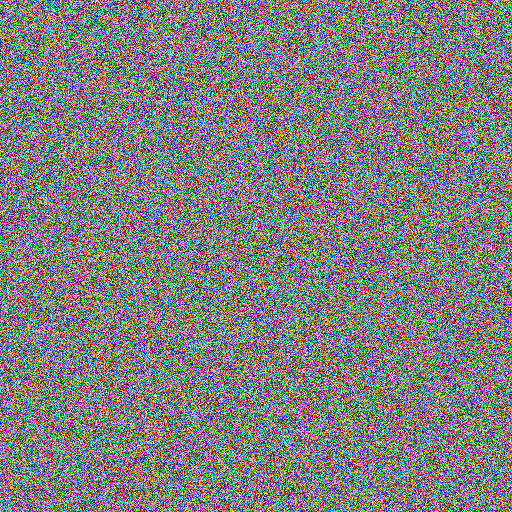
#> input picture Output/EMR/EMR_EI.ppm, 512 x 512 px
$ python data_hider.py
#> lines starting #> are read from the running program, lines starting #| are printed output that depends on the picture
### util.py
from subprocess import call
from PIL import Image  # Import Image from Pillow mudule
import numpy as np  # Import Numpy
import pickle  # Store the key1
import os  # Generate cryptographically secure RNG: os.urandom()
import sys  # Import sys
from operator import xor


def sepearte_RGB_channels(image):
    red, green, blue = Image.open(image).convert('RGB').split()
    r = np.array(red)
    g = np.array(green)
    b = np.array(blue)

    return r, g, b


# [55 lines left out: functions user_input, load_key1, image_encryption, embed_optimal_MSB, not called in this run]


def extract_optimal_MSB(bit_plane, pixels):
    pixels = pixels.flatten()
    if bit_plane == 'lsb_plane':
        msb = int(''.join([str(pixels[-1 - i] & 1) for i in range(3)]), 2)
    else:
        msb = int(''.join([str((pixels[-1 - i] & 0x80) % 127) for i in range(4)]), 2)

    return msb


# [64 lines left out: functions embed_map, map_compression, embed_size_info, not called in this run]


def map_extraction(bit_plane, pixels, genre, channel, name):
    pixels = pixels.flatten()
    size = ''  # Get size info
    bits = ''  # Get bits info
    if bit_plane == 'lsb_plane':
        """Extract map from the least siginificant bits"""

        # Get all the least siginificant bits and the hidden size information
        for i in range(len(pixels)):
            bits += str(pixels[i] & 1)
            if (len(pixels) - 22 < i) and (len(pixels) - 3 > i):
                size += str(pixels[i] & 1)

        map_size = int(size, 2)  # Get the map size

        # Write into the '*.jbg' file
        byte = int(bits[:map_size], 2).to_bytes((map_size + 7) // 8, byteorder=sys.byteorder)

    else:
        """Extract map from the most siginificant bits"""
        size = "".join([str((pixels[-i] & 0x80) % 127) for i in range(5, 41)])

        # Get the map size
        location_map_size = int(size[:18][::-1], 2)
        msb_map_size = int(size[18:][::-1], 2)

        bits = ''.join([str((pixels[i] & 0x80) % 127) for i in range(len(pixels))])

        if name == 'location':
            byte = int(bits[:location_map_size], 2).to_bytes((location_map_size + 7) // 8, byteorder=sys.byteorder)
        else:
            byte = int(bits[location_map_size:][:msb_map_size], 2).to_bytes((msb_map_size + 7) // 8,
                                                                            byteorder=sys.byteorder)

    # Write the JBG file for decompressing
    with open(f'../../Output/TEMP/{genre}_write_in_{channel}_{name}_map.jbg', 'wb') as f:
        f.write(byte)

    call(['../.././jbgtopbm', f'../../Output/TEMP/{genre}_write_in_{channel}_{name}_map.jbg',
          f'../../Output/TEMP/{genre}_generate_{channel}_{name}_map.pbm'])

    img = Image.open(f'../../Output/TEMP/{genre}_generate_{channel}_{name}_map.pbm')
    # Decompress the map
    extracted_map = np.invert(np.array(img)).astype('uint8')

    # return the extracted map
    return extracted_map

### Lossy/EMR-RDHEI/data_hider.py
from PIL import Image  # Import Image from Pillow mudule
import numpy as np  # Import Numpy
import random  # Import random module to generate random numbers
import sys

sys.path.append('../../')
import util


class Hiding_data:
    def __init__(self, image):
        self.extract_info(image)
        self.data_hider()

    def extract_info(self, image):
        # Seperate the original image channels
        self.r, self.g, self.b = util.sepearte_RGB_channels(image)
#> in sepearte_RGB_channels, `red, green, blue = Image.open(image).convert('RGB').split()`:
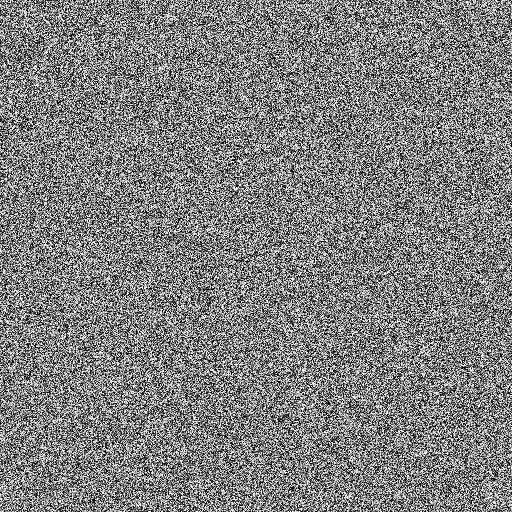
#> red: PIL image 512x512 L; min 0, max 255, mean 127.6
#> in sepearte_RGB_channels, `red, green, blue = Image.open(image).convert('RGB').split()`:
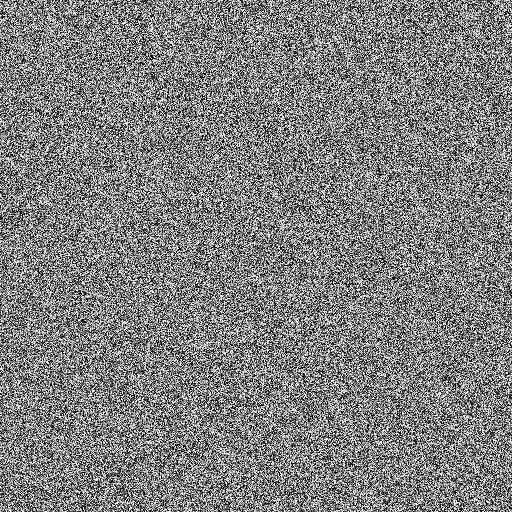
#> green: PIL image 512x512 L; min 0, max 255, mean 127.5
#> in sepearte_RGB_channels, `red, green, blue = Image.open(image).convert('RGB').split()`:
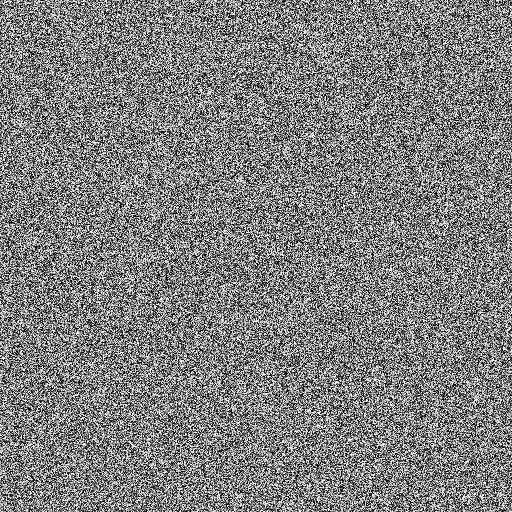
#> blue: PIL image 512x512 L; min 0, max 255, mean 127.1

        self.r_msb = util.extract_optimal_MSB('lsb_plane', self.r)
        self.g_msb = util.extract_optimal_MSB('lsb_plane', self.g)
        self.b_msb = util.extract_optimal_MSB('lsb_plane', self.b)

        self.r_location_map = util.map_extraction('lsb_plane', self.r, 'loss', 'r', 'location')
        self.g_location_map = util.map_extraction('lsb_plane', self.g, 'loss', 'g', 'location')
        self.b_location_map = util.map_extraction('lsb_plane', self.b, 'loss', 'b', 'location')

    def hiding_data(self, px, msb, location_map):
        random.seed(1)
        for i in range(512):
            for j in range(512):
                # If location map[i] == 0, we can embed the secret message into the MSBs
                if location_map[i, j] == 0:
                    px[i, j] &= ((1 << (8 - msb)) - 1)  # Clear the most siginificant bits

                    info = random.randint(0, (1 << msb) - 1) << (8 - msb)  # Generate the secret message

                    px[i, j] |= info  # Do a bitwise OR operation to add the info bits

        # Store the encrypted image with embeded hiden message
        img = Image.fromarray(px)

        return img

    def data_hider(self):
        R = self.hiding_data(self.r, self.r_msb, self.r_location_map)
        G = self.hiding_data(self.g, self.g_msb, self.g_location_map)
        B = self.hiding_data(self.b, self.b_msb, self.b_location_map)

        img = Image.merge('RGB', (R, G, B))
        img.save('../../Output/EMR/EMR_RDHEI.ppm')


if __name__ == '__main__':
    dh = Hiding_data('../../Output/EMR/EMR_EI.ppm')
#> in extract_info, `self.r_msb = util.extract_optimal_MSB('lsb_plane', self.r)`: self.r_msb = 7
#> the loop in map_extraction, `for i in range(len(pixels)):` made 262144 passes
#> bits on passes 1 to 3: '1', '10', '101'
#> after the loop in map_extraction, `for i in range(len(pixels)):`: size = '101011011011101010'
#> in map_extraction, `map_size = int(size, 2)`: map_size = 177898
#> (the run stopped early here; a loop or call above may not have finished)
